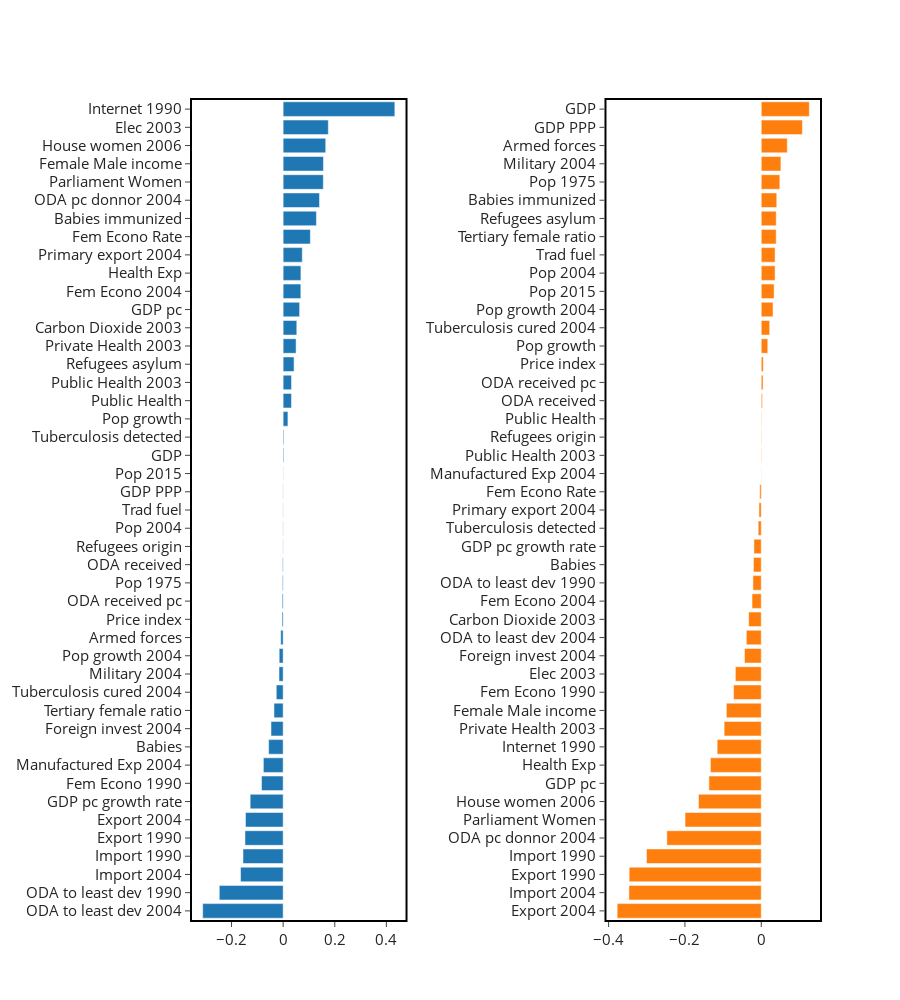

The notebook cell this image was saved under:
### Markdown cell above
##### PLOT LOCAL EXPLANATION OF INSTANCE

### Code cell
explainer.plot_instance_explanation(instance_id)

### Figure 1 — Plotly figure (JSON) as saved in the notebook; plotly's stock layout.template omitted (floating-point values rounded to 4 significant figures)
{"data": [{"name": "X-axis gradients", "orientation": "h", "showlegend": false, "type": "bar", "x": [0.01849, -0.01537, -0.004322, 0.05284, -0.1479, -0.1459, 0.175, 0.002762, -0.000906, 0.06376, -0.1278, 0.1054, -0.08382, 0.0685, 0.0688, -0.05622, 0.4328, -0.1556, -0.1651, -0.03558, 0.1289, -0.07667, -0.0471, -0.01599, 0.03234, 0.05011, 0.07414, 0.0322, 0.04227, -0.0009771, -0.009414, 0.1556, 0.1561, 0.165, -0.002859, -0.000975, -0.0006978, 0.002943, -0.02658, -0.000936, 0.1409, -0.2475, -0.3118, -0.002389, -0.003668], "xaxis": "x", "y": ["Pop growth", "Pop growth 2004", "Price index", "Carbon Dioxide 2003", "Export 1990", "Export 2004", "Elec 2003", "GDP", "GDP PPP", "GDP pc", "GDP pc growth rate", "Fem Econo Rate", "Fem Econo 1990", "Fem Econo 2004", "Health Exp", "Babies", "Internet 1990", "Import 1990", "Import 2004", "Tertiary female ratio", "Babies immunized", "Manufactured Exp 2004", "Foreign invest 2004", "Military 2004", "Public Health 2003", "Private Health 2003", "Primary export 2004", "Public Health", "Refugees asylum", "Refugees origin", "Armed forces", "Parliament Women", "Female Male income", "House women 2006", "Pop 1975", "Pop 2004", "Pop 2015", "Tuberculosis detected", "Tuberculosis cured 2004", "Trad fuel", "ODA pc donnor 2004", "ODA to least dev 1990", "ODA to least dev 2004", "ODA received", "ODA received pc"], "yaxis": "y"}, {"name": "Y-axis gradients", "orientation": "h", "showlegend": false, "type": "bar", "x": [0.01708, 0.03086, 0.005365, -0.03298, -0.3461, -0.3776, -0.06786, 0.126, 0.1078, -0.1373, -0.01924, -0.004023, -0.07247, -0.02415, -0.1332, -0.02042, -0.1155, -0.3007, -0.3468, 0.03919, 0.04069, 0.0005773, -0.04395, 0.05148, 0.001038, -0.09729, -0.006001, 0.001091, 0.0393, 0.001075, 0.0682, -0.1997, -0.09141, -0.1644, 0.04868, 0.03622, 0.03367, -0.007981, 0.02201, 0.03624, -0.2474, -0.02179, -0.0391, 0.002843, 0.004701], "xaxis": "x2", "y": ["Pop growth", "Pop growth 2004", "Price index", "Carbon Dioxide 2003", "Export 1990", "Export 2004", "Elec 2003", "GDP", "GDP PPP", "GDP pc", "GDP pc growth rate", "Fem Econo Rate", "Fem Econo 1990", "Fem Econo 2004", "Health Exp", "Babies", "Internet 1990", "Import 1990", "Import 2004", "Tertiary female ratio", "Babies immunized", "Manufactured Exp 2004", "Foreign invest 2004", "Military 2004", "Public Health 2003", "Private Health 2003", "Primary export 2004", "Public Health", "Refugees asylum", "Refugees origin", "Armed forces", "Parliament Women", "Female Male income", "House women 2006", "Pop 1975", "Pop 2004", "Pop 2015", "Tuberculosis detected", "Tuberculosis cured 2004", "Trad fuel", "ODA pc donnor 2004", "ODA to least dev 1990", "ODA to least dev 2004", "ODA received", "ODA received pc"], "yaxis": "y2"}], "layout": {"font": {"size": 15}, "height": 1000, "width": 900, "xaxis": {"anchor": "y", "domain": [0, 0.34], "linecolor": "black", "linewidth": 2, "mirror": true, "showgrid": false, "showline": true, "ticks": "outside", "zerolinecolor": "grey", "zerolinewidth": 1}, "xaxis2": {"anchor": "y2", "domain": [0.66, 1.0], "linecolor": "black", "linewidth": 2, "mirror": true, "showgrid": false, "showline": true, "ticks": "outside", "zerolinecolor": "grey", "zerolinewidth": 1}, "yaxis": {"anchor": "x", "categoryorder": "total ascending", "domain": [0, 1], "linecolor": "black", "linewidth": 2, "mirror": true, "showline": true}, "yaxis2": {"anchor": "x2", "categoryorder": "total ascending", "domain": [0, 1], "linecolor": "black", "linewidth": 2, "mirror": true, "showline": true}}}
